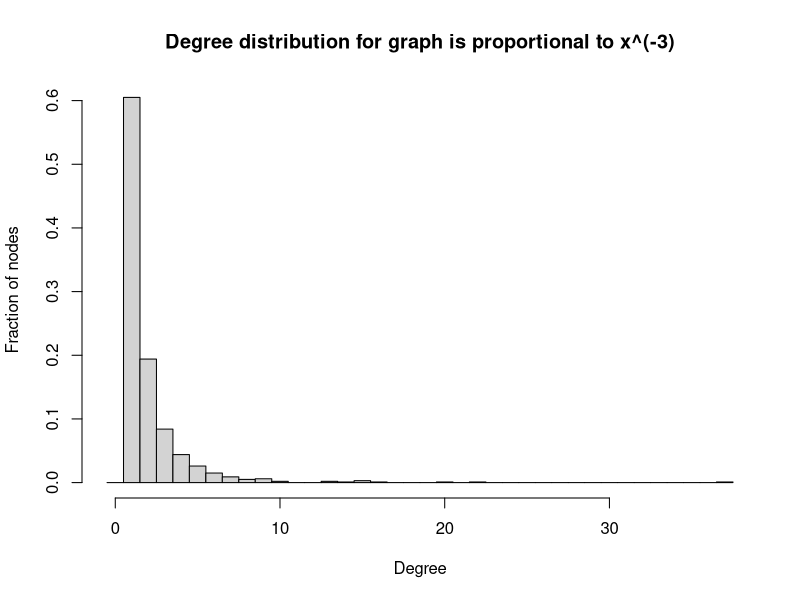
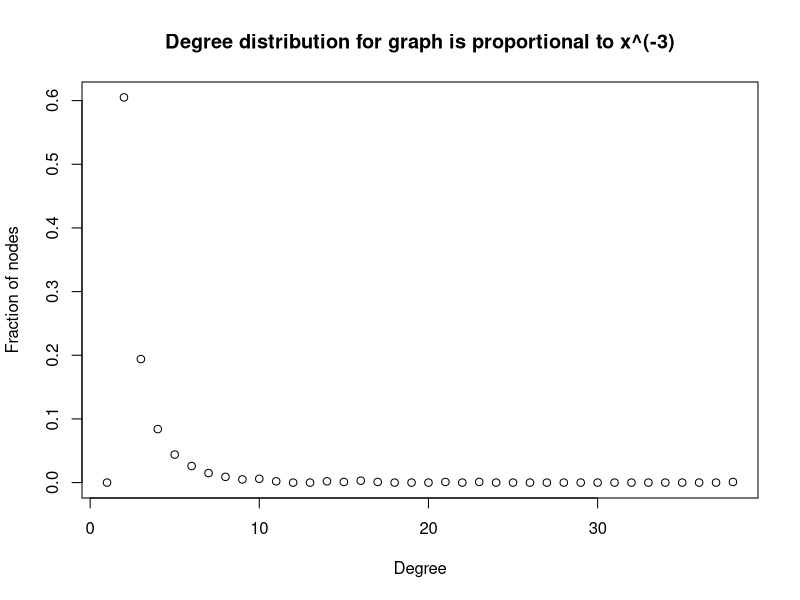

Source code (R) for these figures, in order:
# EE 219 Homework 1 Problem 2 a
# Name: Weikun Han, Duzhi Chen
# Date: 4/14/2017
# Reference:
#  - https://google.github.io/styleguide/Rguide.xml#indentation

library(igraph)

# Initial veriables
node <- 1000

# Create the undirected random network,
# whose degree distribution is proportional to x^(-3)
graph <- barabasi.game(node, directed = FALSE)

# Use degree fucntion to find a numeric vector of the same length as argument v
degree <- degree(graph)

# Plot information
h <- hist(degree,
          breaks = seq(-0.5, by = 1 , length.out = max(degree) + 2),
          freq = FALSE,
          main = "Degree distribution for graph is proportional to x^(-3)",
          ylab = "Fraction of nodes",
          xlab = "Degree")
plot(degree.distribution(graph),
     main = "Degree distribution for graph is proportional to x^(-3)",
     ylab = "Fraction of nodes",
     xlab = "Degree")

# Check the determeter for the undirected random network
diameter <- diameter(graph, directed = FALSE, unconnected = FALSE, weights = NULL)
path <- get.diameter(graph, directed = FALSE, unconnected = FALSE, weights = NULL)

# Print information
cat("-------------------------Processing Finshed 1----------------------------------\n",
    "Graph have the diameters: ", diameter, "\n",
    "And a path with this diameter is: ", path, "\n",
    "-------------------------------------------------------------------------------\n")
